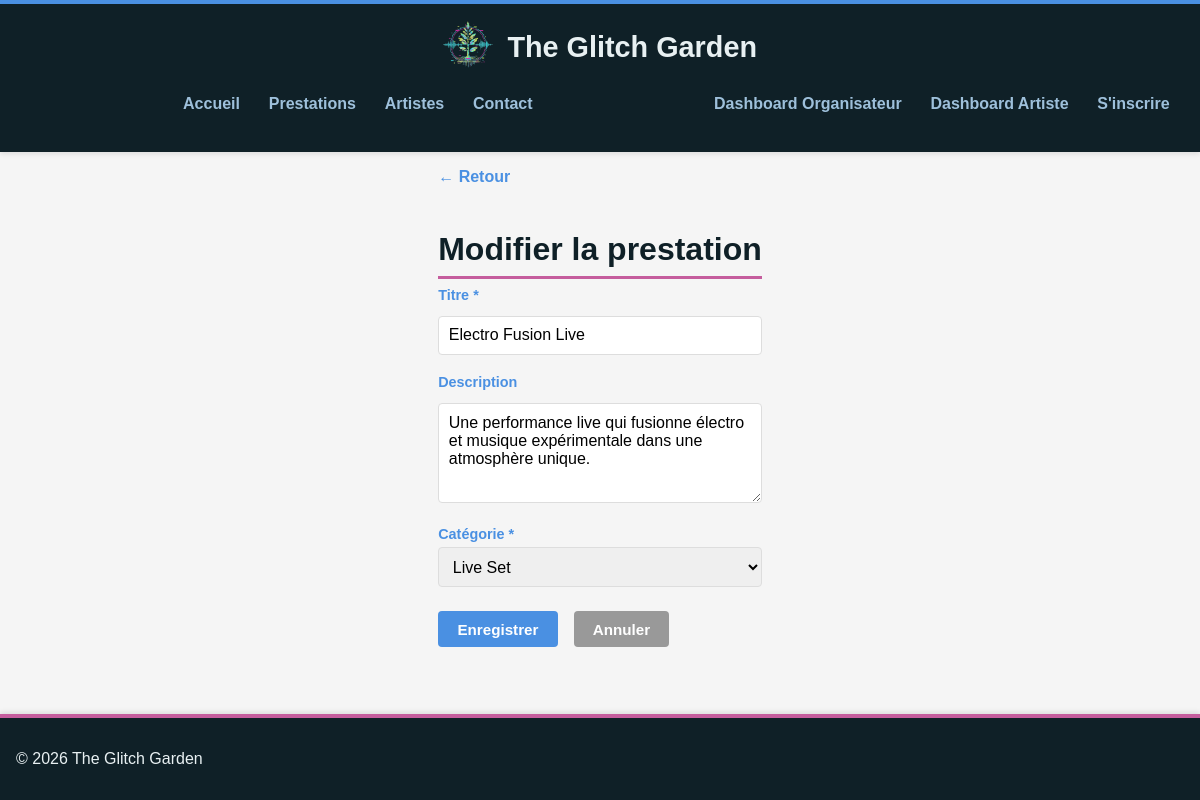
/modifier-prestation.php?id=12, run on the app's committed database.
### tables this page shows
CREATE TABLE prestations (
    id           INT AUTO_INCREMENT PRIMARY KEY,
    titre        VARCHAR(255) NOT NULL,
    description  TEXT,
    image        VARCHAR(255),
    categorie_id INT NOT NULL,
    artiste_id   INT NOT NULL,
    FOREIGN KEY (categorie_id) REFERENCES categories(id),
    FOREIGN KEY (artiste_id)   REFERENCES utilisateurs(id)
);

CREATE TABLE categories (
    id    INT AUTO_INCREMENT PRIMARY KEY,
    nom   VARCHAR(100) NOT NULL
);

### modifier-prestation.php (the view, shortened to what this page needs)
<?php
$pdo     = Database::getPDO();
$erreurs = [];
$id            = isset($_GET['id'])            ? (int)$_GET['id']            : 0;
$source        = isset($_GET['source'])        ? $_GET['source']             : 'artiste';
$sourceArtiste = isset($_GET['source_artiste']) ? (int)$_GET['source_artiste'] : 0;
$retour = ($source === 'organisateur' && $sourceArtiste > 0)
    ? 'gerer-artiste.php?id=' . $sourceArtiste
    : 'catalogue-artiste.php';
$reqCat = $pdo->prepare("SELECT id, nom FROM categories ORDER BY nom");
$reqCat->execute();
$categories = $reqCat->fetchAll(PDO::FETCH_ASSOC);
$reqP = $pdo->prepare("SELECT * FROM prestations WHERE id = :id");
$reqP->execute([':id' => $id]);
$prestation = $reqP->fetch(PDO::FETCH_ASSOC);
include 'app/view/header.php';
?>
<a href="<?php echo $retour; ?>" class="back-link">&larr; Retour</a>
<h1 class="page-title">Modifier la prestation</h1>
<form method="POST" action="modifier-prestation.php?id=<?php echo $id; ?>&source=<?php echo htmlspecialchars($source); ?>&source_artiste=<?php echo $sourceArtiste; ?>">
    <div class="form-group">
        <label for="titre">Titre *</label>
        <input type="text" id="titre" name="titre" value="<?php echo htmlspecialchars($prestation['titre']); ?>" <?php echo isset($erreurs['titre']) ? 'class="input-error"' : ''; ?>>
    </div>
    <div class="form-group">
        <label for="description">Description</label>
        <textarea id="description" name="description"><?php echo htmlspecialchars($prestation['description'] ?? ''); ?></textarea>
    </div>
    <div class="form-group">
        <label for="categorie_id">Catégorie *</label>
        <select id="categorie_id" name="categorie_id" <?php echo isset($erreurs['categorie_id']) ? 'class="input-error"' : ''; ?>>
            <?php foreach ($categories as $cat): ?>
                <option value="<?php echo $cat['id']; ?>" <?php echo ((int)$prestation['categorie_id'] === (int)$cat['id']) ? 'selected' : ''; ?>>
                    <?php echo htmlspecialchars($cat['nom']); ?>
                </option>
            <?php endforeach; ?>
        </select>
    </div>
    <div class="form-actions">
        <button type="submit" class="btn">Enregistrer</button>
        <a href="<?php echo $retour; ?>" class="btn btn-secondary">Annuler</a>
    </div>
</form>
<?php include 'app/view/footer.php'; ?>

### assets/css/style.css (style rules this page uses)
:root { --color-primary: #4A90E2; --color-accent: #C55D9D; --color-dark: #0F2027; --color-light: #E8F0F2; --color-text: #333333; --color-text-light: #666666; --color-background: #F5F5F5; --color-white: #FFFFFF; --color-border: #EEEEEE; --color-border-light: rgba(74, 144, 226, 0.2); --color-bg-light: rgba(74, 144, 226, 0.05); --color-nav-link: #9EC0DB; --color-muted: #999999; --color-border-dark: #DDDDDD; --color-text-dark: #222222; --color-error: #E74C3C; }
*, *::before, *::after { box-sizing: border-box; }
body { background-color: var(--color-background); color: var(--color-text); font-family: Arial, sans-serif; font-size: 1rem; margin: 0; min-height: 100vh; display: flex; flex-direction: column; }
.page-title, .section-title { font-size: 2rem; font-weight: bold; color: var(--color-dark); margin-bottom: 0.5rem; border-bottom: 3px solid var(--color-accent); padding-bottom: 0.5rem; }
.back-link, .artiste-name { color: var(--color-primary); font-weight: bold; text-decoration: none; transition: color 0.2s; }
.back-link { margin-bottom: 1.5rem; }
.form-group { flex: 1; min-width: 250px; }
.form-group label { font-weight: bold; color: var(--color-primary); font-size: 0.95rem; }
.form-group input, .form-group textarea { width: 100%; margin-top: 0.5rem; padding: 0.8rem; border: 1px solid var(--color-border-dark); border-radius: 4px; font-family: inherit; font-size: 1rem; transition: border-color 0.2s; }
.form-group textarea { resize: vertical; min-height: 100px; }
.form-group { margin-bottom: 1.2rem; }
.form-group label { display: block; font-weight: bold; color: var(--color-primary); margin-bottom: 0.3rem; font-size: 0.9rem; }
.form-group input, .form-group textarea, .form-group select { width: 100%; padding: 0.6rem; border: 1px solid var(--color-border-dark); border-radius: 4px; font-size: 1rem; font-family: inherit; }
.btn { display: inline-block; padding: 0.6rem 1.2rem; border: none; border-radius: 4px; cursor: pointer; font-size: 0.95rem; font-weight: bold; text-decoration: none; background-color: var(--color-primary); color: white; }
.btn-secondary { background-color: var(--color-muted); }
.form-actions { margin-top: 1.5rem; display: flex; gap: 1rem; align-items: center; flex-wrap: wrap; }

### data on the page
prestations: titre "Electro Fusion Live", description "Une performance live qui fusionne électro et musique expérimentale dans une atmosphère unique.", categorie_id "Live Set"
